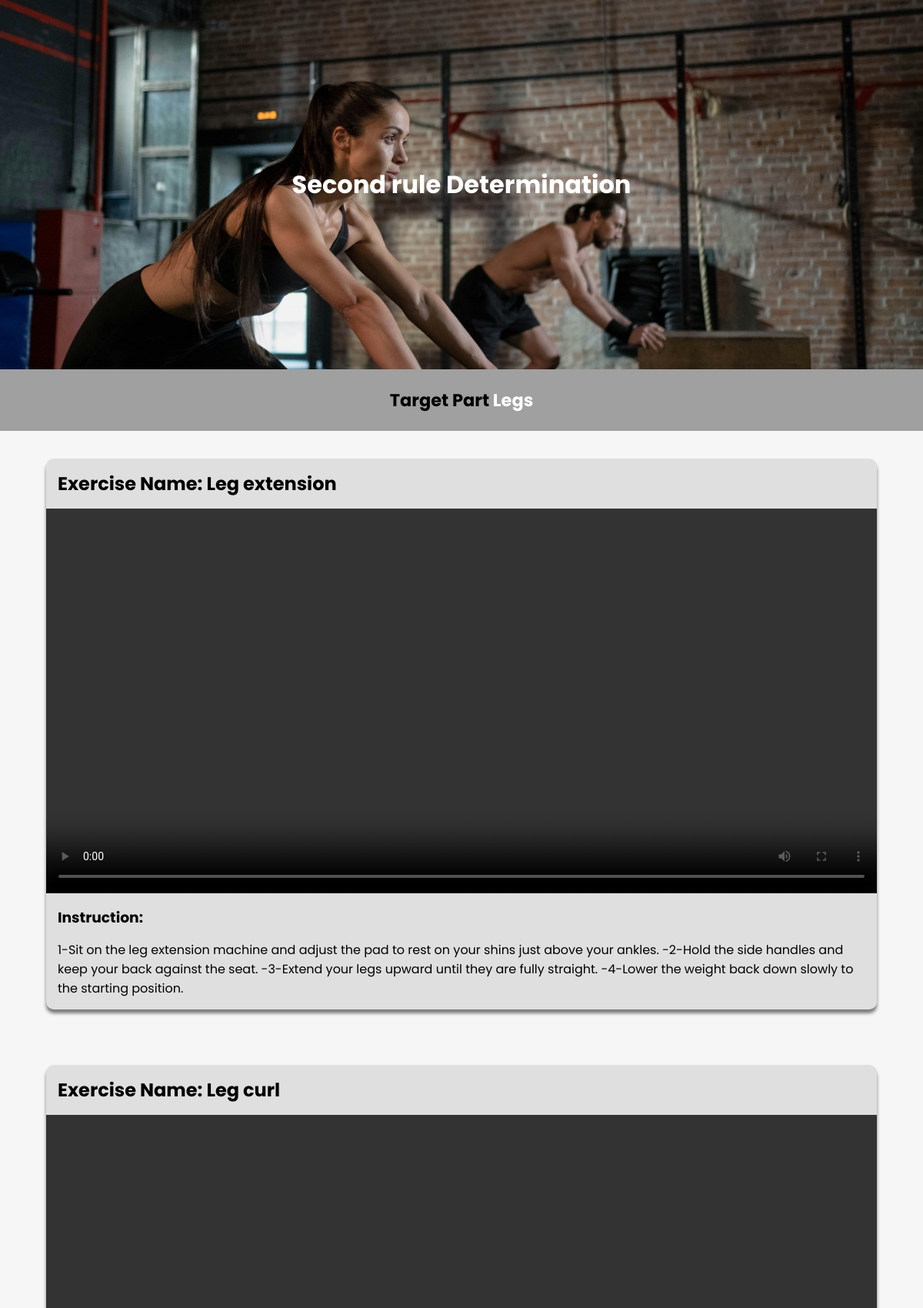
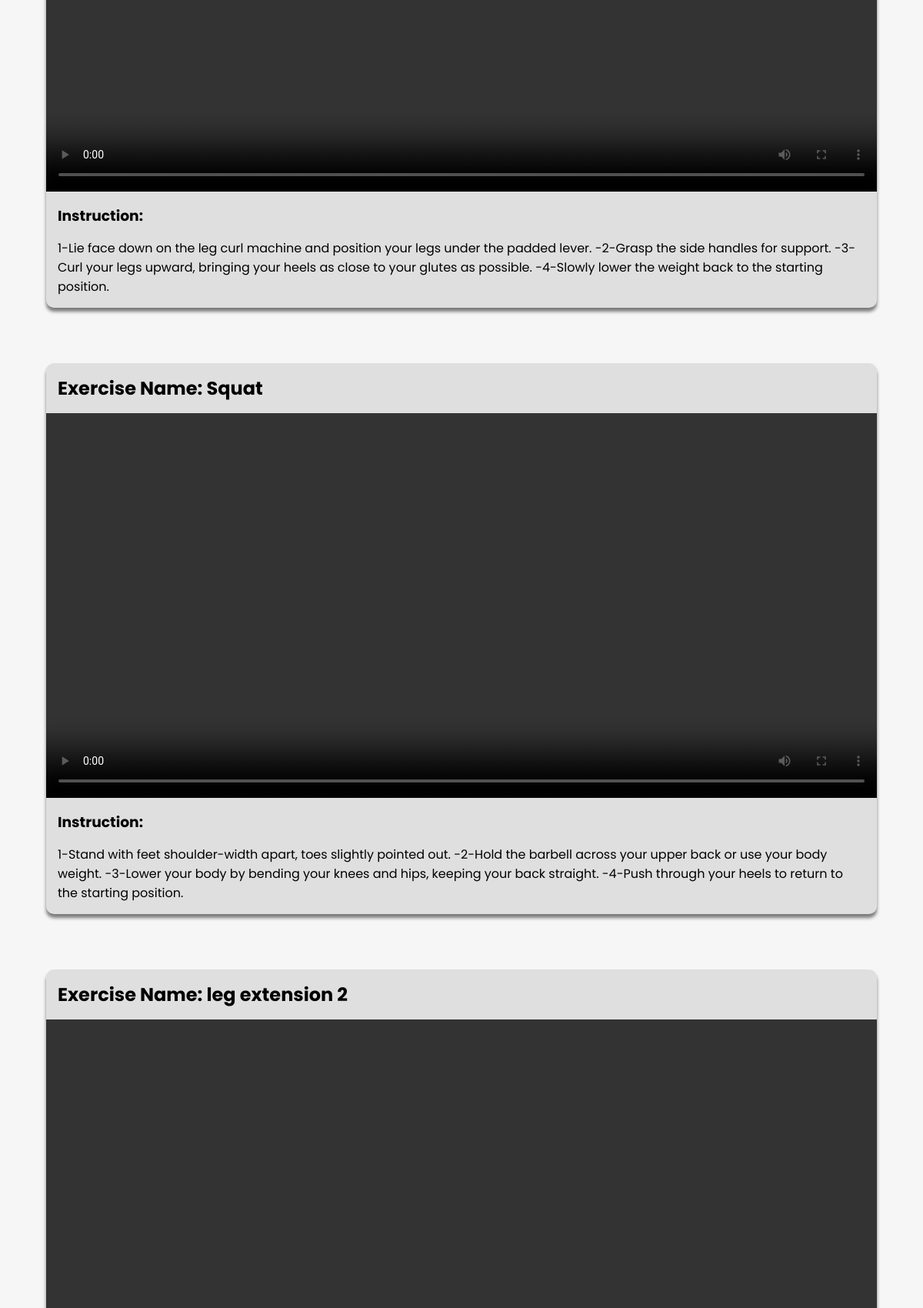
/legs.php (signed in, upper part), run on the app's committed database (2 pictures, top to bottom).
### tables this page shows
CREATE TABLE `courses` (
  `courseId` int(255) NOT NULL,
  `coach_id` int(255) NOT NULL,
  `video_id` int(255) NOT NULL,
  `name` varchar(50) NOT NULL,
  `instructions` mediumtext NOT NULL,
  `muscle` varchar(50) NOT NULL
);

CREATE TABLE `video` (
  `videoId` int(255) NOT NULL,
  `content` varchar(50) NOT NULL
);

### legs.php (the view, shortened to what this page needs)
<?php
require('db_connect.php');
$sql="SELECT * FROM courses WHERE muscle LIKE '%leg%'";
$result=mysqli_query($conn,$sql);
if($result){
if ($result->num_rows > 0) {
$row1 = mysqli_fetch_assoc($result);
$muscle = $row1['muscle'];
}else{
    $muscle="Not set yet!";
}
}else{
    echo "Error: " . $sql . "<br>" . mysqli_error($conn);
}
?>
<!DOCTYPE html>
<html lang="en">
<head>
    <link rel="stylesheet" href="./css/course.css">
</head>
<body>
    <section class="intro">
        <h1>Second rule Determination</h1>
    </section>
    <section class="coach-name">
        <h1>Target Part <span style="color: white;"><?php echo $muscle; ?></span></h1>
    </section>
    <section class="course-container">
            <?php
            $sql="SELECT * FROM courses WHERE muscle LIKE '%leg%'";
            $result=mysqli_query($conn,$sql);
            if($result){
            if ($result->num_rows > 0) {
            while ($row = mysqli_fetch_assoc($result)) {
                $video_id = $row['video_id'];
                $sql2 = "SELECT * From video WHERE videoId=$video_id";
                $result2 = mysqli_query($conn, $sql2);
                if ($result2) {
                    if ($result2->num_rows > 0) {
                        $row2 = mysqli_fetch_assoc($result2);
                    }
                }
                else{
                    echo "Error: " . $sql . "<br>" . mysqli_error($conn);
                }
            echo '
            <div class="content-container">
            <h1>Exercise Name: <span>'.$row['name'].'</span></h1>
            <video src="'.$row2['content'].'" controls  type="video/mp4"></video>
            <h3>Instruction:</h3>
            <p>'.$row['instructions'].'</p>
        </div>';
            }
            }else{
                echo " Exercises Not Set yet!";
            }
        }
            ?>
    </section>
</body>
</html>

### css/course.css (style rules this page uses)
* { margin: 0; padding: 0; box-sizing: border-box; font-family: "Poppins", sans-serif; }
.intro { width: 100%; height: 60vh; background-image: url(../images/pexels-cottonbro-7676548.jpg); background-size: cover; background-position: center; background-repeat: no-repeat; }
.intro { display: flex; justify-content: center; align-items: center; color: white; }
.intro h1 { font-size:xx-large; text-align: center; }
.coach-name { width: 100%; height: 10vh; background-color: rgb(160, 160, 160); text-align: center; display: flex; justify-content: center; align-items: center; font-size: larger; font-family: cursive; }
.course-container { width: 100%; height: auto; background-color: rgb(246, 246, 246); display: flex; flex-direction: column; justify-content: center; align-items: center; }
.content-container { margin-top: 3%; margin-bottom: 3%; background-color: rgb(223, 223, 223); width: 60%; height: auto; border-radius: 10px; box-shadow: 0 5px 4px rgba(0,0,0,0.5); }
.content-container h1 { padding: 15px; font-size: x-large; }
.content-container h3 { padding: 10px 15px 0px 15px; }
.content-container video { width: 100%; height: 500px; }
.content-container p { padding:15px; }
@media screen and (orientation:portrait) { .content-container { width: 90%; } }
@media screen and (orientation:portrait) { .coach-name { font-size: 15px; } }

### data on the page
courses: muscle "Legs", name "Leg extension", instructions "1-Sit on the leg extension machine and adjust the pad to rest on your shins just above your ankles. -2-Hold the side handles and keep your back against the seat. -3-Extend your legs upward until they are fully straight. -4-Lower the weight back down slowly to the starting position."
courses: name "Leg curl", instructions "1-Lie face down on the leg curl machine and position your legs under the padded lever. -2-Grasp the side handles for support. -3-Curl your legs upward, bringing your heels as close to your glutes as possible. -4-Slowly lower the weight back to the starting position."
courses: name "Squat", instructions "1-Stand with feet shoulder-width apart, toes slightly pointed out. -2-Hold the barbell across your upper back or use your body weight. -3-Lower your body by bending your knees and hips, keeping your back straight. -4-Push through your heels to return to the starting position."
courses: name "leg extension 2"
